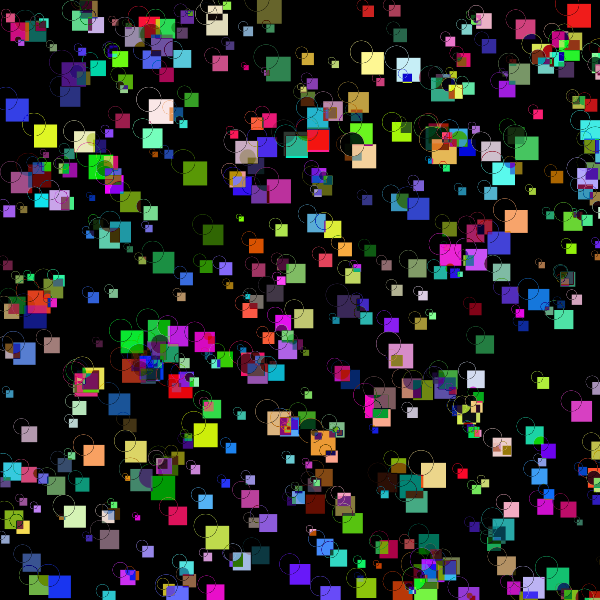
Frame 1 (no input)
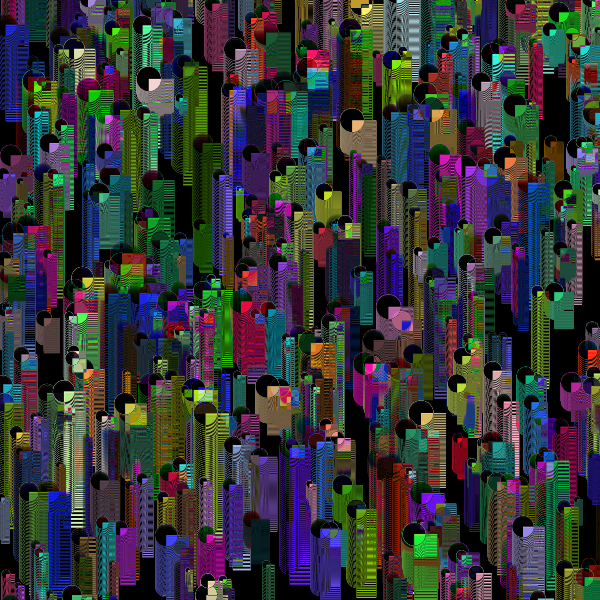
Frame 60 (no input)
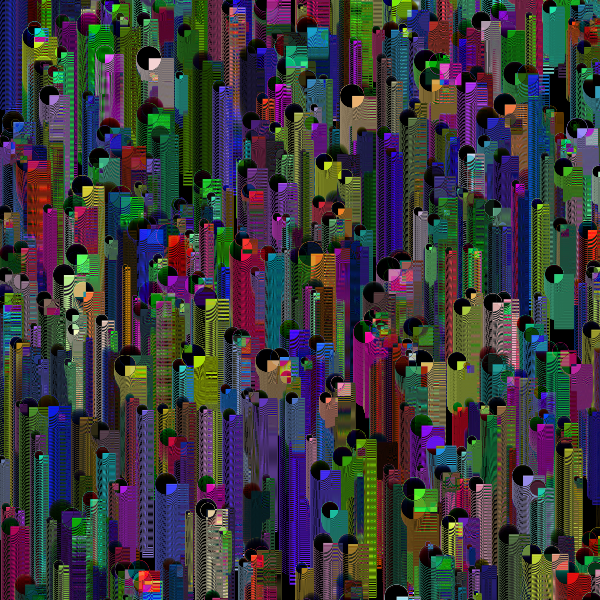
Frame 120 (the mouse pressed at the canvas centre since frame 60)

The p5.js sketch that drew these frames (run headless with seeded random() and noise() and a simulated clock; from frame 60 on, the mouse is pressed at the canvas centre):

// p5.js sketch
// ── sketch.js
var emu = [];

function setup() {
  createCanvas(600,600);
  for (var i = 0; i < 500; i++){
    emu[i] = new Emu();
  }
}



function draw() {
  background(0);
  for (var i = 0; i < 500; i++) {
    emu[i].move();
    emu[i].display();
  }
}
 

// ── myClass.js
// myClass
function Emu() {

  this.x = random(0, 600);
  this.y = random(0, 600);
  this.size = random(5, 25);
  this.speed = random(0.25, 2);
  this.r = random(255);
  this.g = random(255);
  this.b = random(255);


  this.display = function() {
    blendMode(SCREEN);
    fill(this.r, this.g, this.b);
    ellipse(this.x, this.y, this.size, this.size);
    fill(this.r, this.g, this.b);
    blendMode(DIFFERENCE);
    ellipse(this.x, this.y, this.size, this.size);
    blendMode(DIFFERENCE);
    rect(this.x, this.y, this.size, this.size);
  };

  this.move = function() {
    this.y = this.y - this.speed;
    if (this.y < 0 - this.size * 1.5){
      this.y = height + this.size * 1.5;
    }
  };

}
